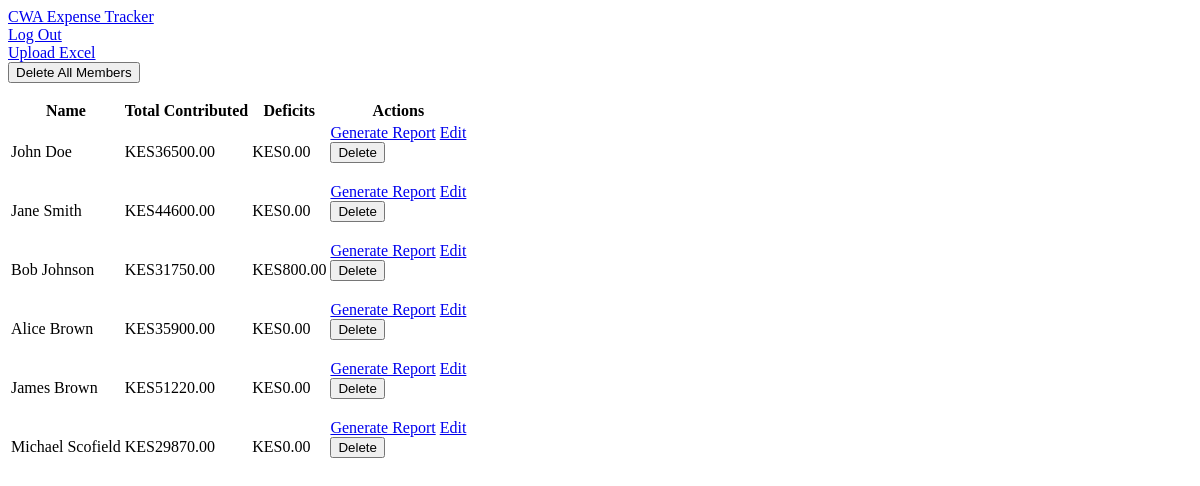
The page / (signed in) on the database as committed earlier.
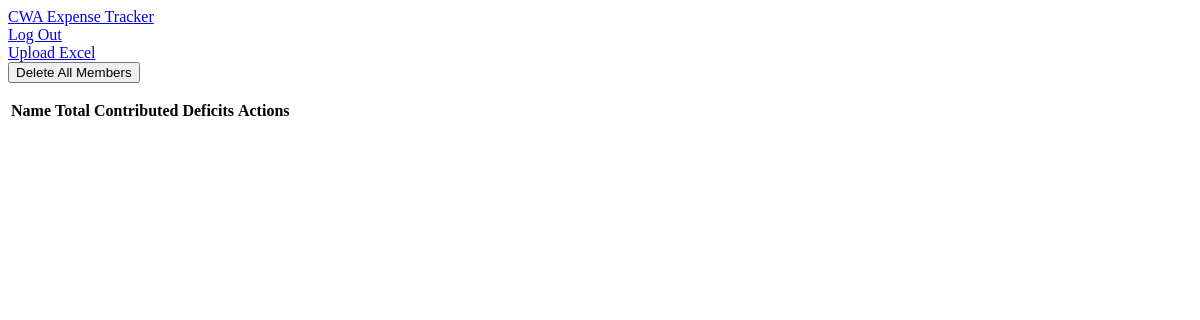
The same page on the database as committed later.
### expenses/models.py (models this page shows)
class Member(models.Model):
    user = models.ForeignKey(
        User,
        on_delete=models.CASCADE,  # Delete members when user is deleted
        related_name='members'
    )
    name = models.CharField(max_length=100)
    phone = models.CharField(max_length=20)
    account_number = models.CharField(max_length=50)
    monthly_contributions = models.JSONField(default=dict)  # Stores {month: amount}
    annual_target = models.DecimalField(
        max_digits=10,
        decimal_places=2,
        default=6000.00
    )
    created_at = models.DateTimeField(auto_now_add=True)
    @property
    def total_contributed(self):
        return sum(float(amt) for amt in self.monthly_contributions.values())
    @property
    def total_deficit(self):
        return sum(self.deficits().values())
    def deficits(self):
        deficits = {}
        total_paid = sum(float(self.monthly_contributions.get(month, 0))
                        for month in ['January', 'February', 'March'])
        if total_paid < float(self.annual_target):
            deficits['March'] = float(self.annual_target) - total_paid
        for month in ['January', 'February', 'April', 'May', 'June',
                      'July', 'August', 'September', 'October', 'November', 'December']:
            deficits[month] = 0.0
        return deficits

### expenses/views.py (the view)
# urls.py: path('', views.dashboard, name='dashboard'),
@login_required
def dashboard(request):
    if request.user.is_superuser:
        members = Member.objects.all()
    else:
        members = Member.objects.filter(user=request.user)
    return render(request, 'dashboard.html', {'members': members})

### expenses/templates/dashboard.html (shortened to what this page needs)
{% extends 'base.html' %}
{% load static %}
{% block content %}
<div class="bg-white rounded-lg shadow-md p-6">
    <div class="flex gap-2 justify-between">
        <a href="/upload" class="bg-green-500 text-white px-8 py-2 rounded">Upload Excel</a>
        <form action="{% url 'delete_all' %}" method="post" onsubmit="return confirm('This will delete ALL members including in the database. Continue?')">
            <button type="submit" class="bg-red-500 text-white px-8 py-2 rounded">Delete All Members</button>
        </form>
    </div>
    <table class="min-w-full divide-y divide-gray-200">
        <thead>
            <tr>
                <th class="px-6 py-3 bg-gray-50 text-left">Name</th>
                <th class="px-6 py-3 bg-gray-50 text-left">Total Contributed</th>
                <th class="px-6 py-3 bg-gray-50 text-left">Deficits</th>
                <th class="px-6 py-3 bg-gray-50 text-left">Actions</th>
            </tr>
        </thead>
        <tbody>
            {% for member in members %}
            <tr class="hover:bg-gray-50">
                <td class="px-6 py-4">{{ member.name }}</td>
                <td class="px-6 py-4">KES{{ member.total_contributed|floatformat:2 }}</td>
                <td class="px-6 py-4 text-red-500">
                    {% if member.deficits %}
                        KES{{ member.total_deficit|floatformat:2 }}
                    {% else %}
                        None
                    {% endif %}
                </td>
                <td class="px-8 py-5 flex justify-between">
                    <a href="{% url 'generate_report' member.id %}" class="bg-blue-500 text-white px-8 py-2 rounded">Generate Report</a>
                    <a href="{% url 'edit_contributions' member.id %}" class="bg-gray-500 text-white px-8 py-2 rounded mx-2">Edit</a>
                    <form action="{% url 'delete_member' member.id %}" method="post" onsubmit="return confirm('Delete {{ member.name }}?')">
                        <button type="submit" class="bg-red-500 text-white px-8 py-2 rounded">Delete</button>
                    </form>
                </td>
            </tr>
            {% endfor %}
        </tbody>
    </table>
</div>
{% endblock %}

### expenses/templates/base.html (shortened to what this page needs)
{% load static %}
<html lang="en">
<head>
    <link rel="stylesheet" href="{% static 'css/styles.css' %}">
</head>
<body class="bg-gray-100">
<nav class="bg-blue-600 p-4 text-white">
    <div class="container mx-auto flex flex-col sm:flex-row justify-between items-center gap-4">
        <a href="{% url 'dashboard' %}" class="text-xl font-bold">CWA Expense Tracker</a>
        <div class="flex gap-4">
            {% if user.is_authenticated %}
                <a href="{% url 'logout' %}" class="hover:text-blue-200 px-4 py-2 sm:px-0">Log Out</a>
            {% else %}
                <a href="{% url 'login' %}" class="hover:text-blue-200 px-4 py-2 sm:px-0">Log In</a>
            {% endif %}
        </div>
    </div>
</nav>
    <div class="container mx-auto p-4 sm:p-6">
        {% block content %}{% endblock %}
    </div>
</body>
</html>

Rows that differ between the two databases and show on the page:
removed Member: name "John Doe", total_contributed "36500.00", total_deficit "0.00"
removed Member: name "Jane Smith", total_contributed "44600.00", total_deficit "0.00"
removed Member: name "Bob Johnson", total_contributed "31750.00", total_deficit "800.00"
removed Member: name "Alice Brown", total_contributed "35900.00", total_deficit "0.00"
removed Member: name "James Brown", total_contributed "51220.00", total_deficit "0.00"
removed Member: name "Michael Scofield", total_contributed "29870.00", total_deficit "0.00"
